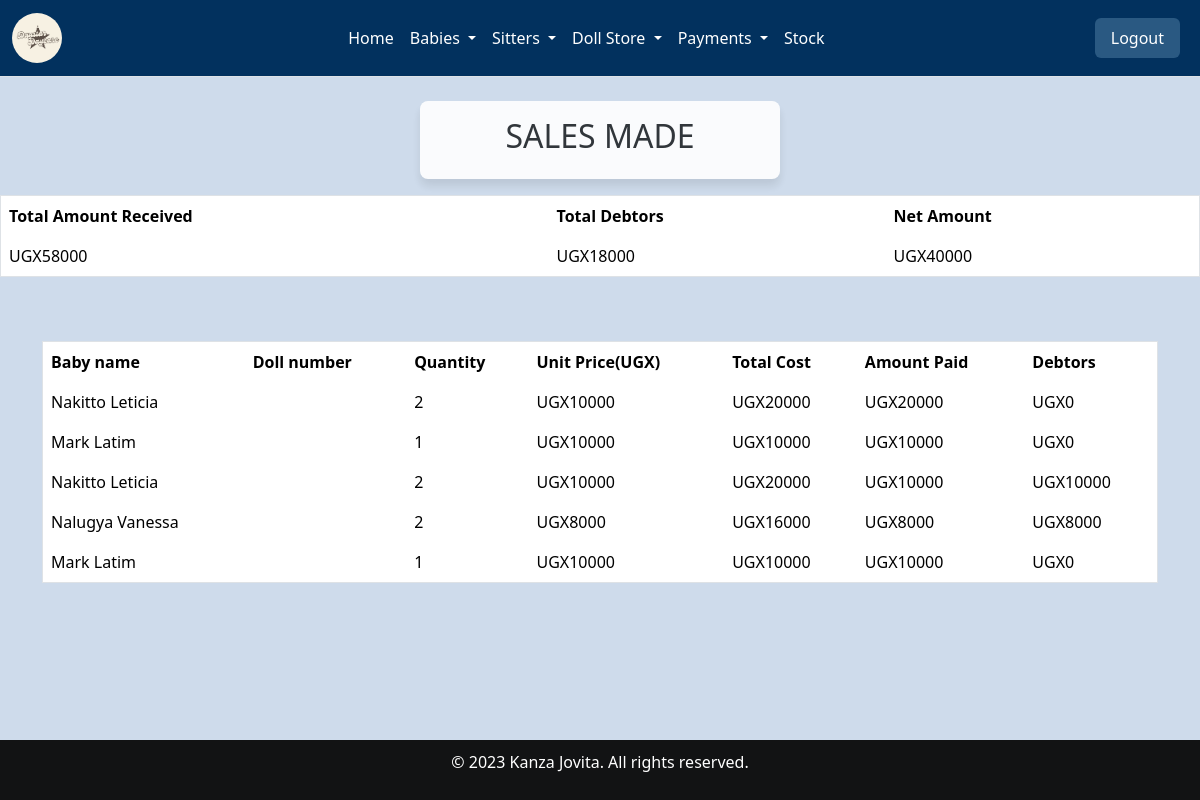
The page /all_sales/ (signed in) on the database as committed earlier.
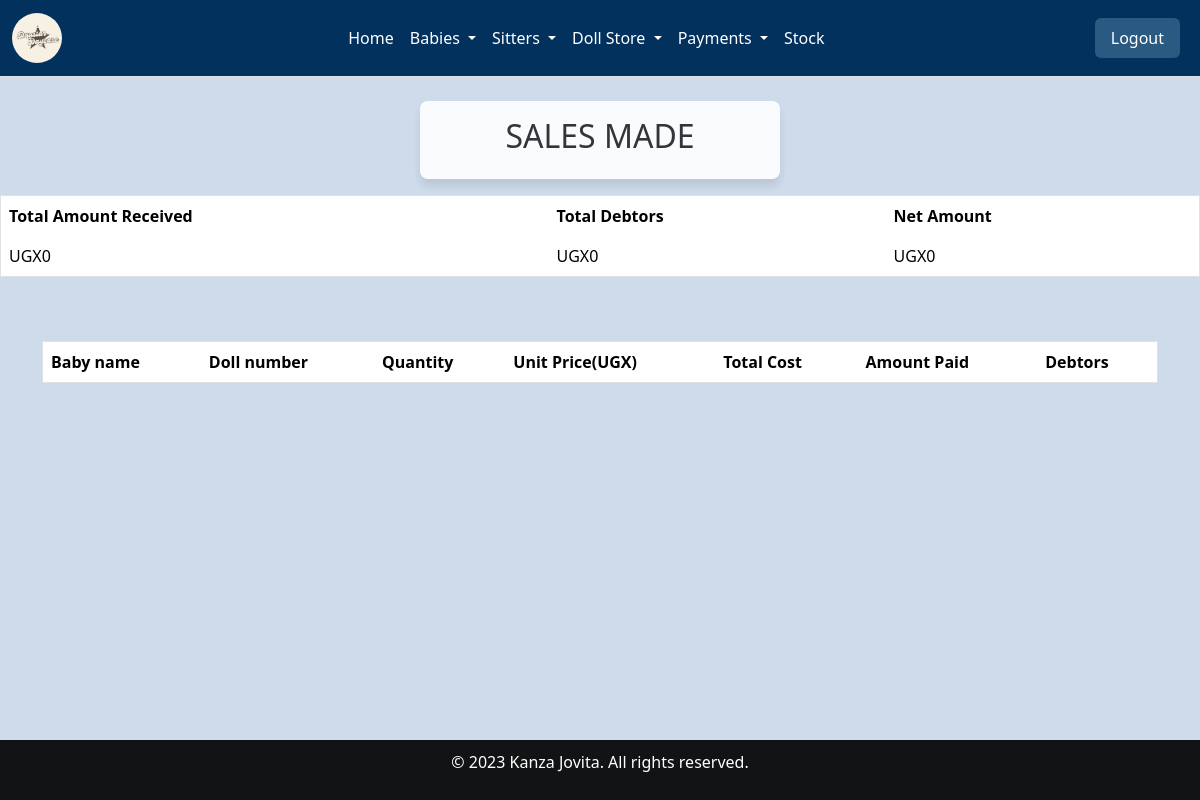
The same page on the database as committed later.
### home/models.py (models this page shows, shortened)
class Salesrecord(models.Model):
    doll=models.ForeignKey(Doll, on_delete=models.CASCADE,null=False, blank=False)
    payee = models.ForeignKey(Babyreg, on_delete=models.SET_NULL, null=True, blank=True)
    quantity_sold=models.IntegerField(default=0)
    amount_received=models.IntegerField(default=0)
    sale_date=models.DateField(default=timezone.now)
    unit_price=models.IntegerField(default=0)
    def get_total(self):
        total= self.quantity_sold * self.unit_price
        return int( total)
    def get_change(self):
        change= self.get_total() - self.amount_received
        return int(change)#sales is linked to products

class Babyreg(models.Model):
    c_stay = models.ForeignKey(Categorystay, on_delete=models.SET_NULL, null=True, blank=True)
    assigned = models.ForeignKey(Sitter_arrival, on_delete=models.SET_NULL, null=True, blank=True)
    Baby_name = models.CharField(max_length=30, null=False, blank=False)
    Date = models.DateField(default=timezone.now)
    Gender = models.CharField(max_length=30, null=False, blank=False)
    Age = models.IntegerField()
    Location = models.CharField(max_length=30, null=False, blank=False)
    Parents_names = models.CharField(max_length=30, null=False, blank=False)
    timein = models.TimeField(default=timezone.now)
    brought = models.CharField(max_length=200)
    def __str__(self):
        print(f"Baby name: {self.Baby_name}, Type: {type(self.Baby_name)}")
        if self.Baby_name is not None:
            return str(self.Baby_name)
        else:
            return "Unnamed Baby"

### home/views.py (the view)
# urls.py: path('all_sales/', views.all_sales, name='all_sales'),
@login_required
def all_sales(request):
    sales=Salesrecord.objects.all()
    total=sum([items.amount_received for items in sales])
    change=sum([items.get_change() for items in sales])
    net=total-change
    return render(request,'all_sales.html',{'sales':sales,'total':total,'change':change,'net':net})

### home/templates/all_sales.html (shortened to what this page needs)
 {% extends 'base.html' %} {% block content %}
<br>
<div class="card-header">
  <h2>SALES MADE</h2>
</div>
  <table class="table">
    <thead class="thead-dark">
      <tr>
        <th scope="col">Total Amount Received</th>
        <th scope="col">Total Debtors</th>
        <th scope="col">Net Amount</th>
      </tr>
    </thead>
    <tbody>
      <tr>
        <td>UGX{{total}}</td>
        <td>UGX{{change}}</td>
        <td>UGX{{net}}</td>
      </tr>
    </tbody>
  </table>
<br><br>
<div class="container">
  <table class="table">
    <thead class="thead-dark">
      <tr>
        <th scope="col">Baby name</th>
        <th scope="col">Doll number</th>
        <th scope="col">Quantity</th>
        <th scope="col">Unit Price(UGX)</th>
        <th scope="col">Total Cost</th>
        <th scope="col">Amount Paid</th>
        <th scope="col">Debtors</th>
      </tr>
    </thead>
    {% for sale in sales %}
    <tbody>
      <tr>
        <td>{{sale.payee | title}}</td>
        <td>{{ sale.doll.name | title }}</td>
        <td>{{sale.quantity_sold}}</td>
        <td>UGX{{sale.unit_price}}</td>
        <td>UGX{{sale.get_total}}</td>
        <td>UGX{{sale.amount_received}}</td>
        <td>UGX{{sale.get_change}}</td>
      </tr>
    </tbody>
    {% endfor %}
  </table>
  <br><br><br>
</div>
{% endblock %}

Rows that differ between the two databases and show on the page:
removed Salesrecord: payee "Nakitto Leticia", quantity_sold "2", unit_price "10000", get_total "20000", amount_received "20000", get_change "0"
removed Salesrecord: payee "Mark Latim", quantity_sold "1", unit_price "10000", get_total "10000", amount_received "10000", get_change "0"
removed Salesrecord: payee "Nakitto Leticia", quantity_sold "2", unit_price "10000", get_total "20000", amount_received "10000", get_change "10000"
removed Salesrecord: payee "Nalugya Vanessa", quantity_sold "2", unit_price "8000", get_total "16000", amount_received "8000", get_change "8000"
removed Salesrecord: payee "Mark Latim", quantity_sold "1", unit_price "10000", get_total "10000", amount_received "10000", get_change "0"
Other text that changed with them:
{{ total }}: "58000" → "0"
{{ change }}: "18000" → "0"
{{ net }}: "40000" → "0"
